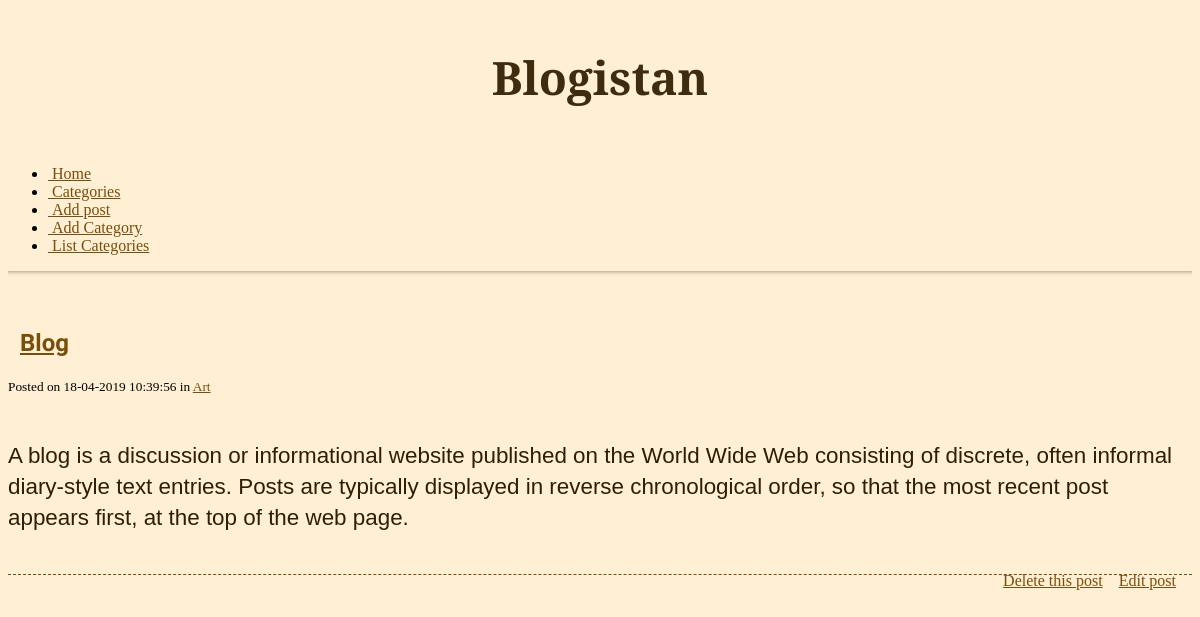
The page /index.php?id=41 on the database its author committed.
### tables this page shows
CREATE TABLE `posts` (
  `id` int(6) NOT NULL AUTO_INCREMENT,
  `cat_id` int(3) NOT NULL,
  `title` varchar(255) NOT NULL,
  `contents` text NOT NULL,
  `date_posted` datetime NOT NULL,
  PRIMARY KEY (`id`)
);

### resources/func/blog.php (called while the page is built, shortened)
<?php
function get_posts($id = null, $cat_id = null) {
	$conn = mysqli_connect('localhost', 'root', 'root','blog');
	$posts = array();
	$query = "SELECT posts.id AS post_id, categories.id AS category_id, title, contents, date_posted, categories.name FROM posts INNER JOIN categories ON categories.id = posts.cat_id ";
	if ( isset($id) ) {
		$id = (int) $id;
		$query .= " WHERE `posts` . `id` = {$id}";
	}
	$query .= " ORDER BY `posts` . `id` DESC";
	$resultSet = mysqli_query($conn,$query);
	while ($row = mysqli_fetch_assoc($resultSet) ) {
		$posts[] = $row;
	}
	return $posts;
}
function fun_get_category($id = null){
	$category = '';
	$conn = mysqli_connect('localhost', 'root', 'root', 'blog');
	$resultSet = mysqli_query($conn, " SELECT name FROM categories where `id` = ${id}");
	while ($row = mysqli_fetch_assoc($resultSet)) {
		$category .= $row['name'];
	}
	return $category;
}

### index.php (the view, shortened to what this page needs)
<?php
$posts = get_posts(((isset($_GET['id'])) ? $_GET['id'] : null));
?>
<!DOCTYPE html>
<html lang="en">
<head>
	<?php include "includes/_head.php" ?>
</head>
<body>
	<div class="container">
		<div class="row">
			<div class="span6 offset3">
				<h1>Blogistan</h1>
				<br>
				<?php include "includes/_nav.php" ?>
				<hr>
				<br>
				<?php
				foreach ( $posts as $post ) {
					if ( ! category_exists('name', $post ['name'] ) ){
						$post['name'] = 'Uncategorised';
					}
					?>
					<div class="post">
						<h2><i class="icon-quote-left">&nbsp;&nbsp;</i><a href="index.php?id=<?php echo $post['post_id']; ?>"><?php echo $post['title']; ?></a></h2>
						<small> Posted on <?php echo date('d-m-Y h:i:s', strtotime($post['date_posted'])); ?>
							in <a href="category.php?id=
								<?php echo $post['category_id']; ?>">
								<?php
									$cat = fun_get_category($post['category_id']);
									echo $cat;
								?>
							</a>
						</small>
						<p class="post-content"><?php
							if(isset($_GET['id'])){
								echo nl2br($post['contents']);
							}
							else	echo substr(nl2br($post['contents']),0,60)."...";
						?></p>
						<div class="post-functions">
							<ul>
								<li><a href="delete_post.php?id=<?php echo $post["post_id"]; ?>">Delete this post</a></li>
								<li><a href="edit_post.php?id=<?php echo $post['post_id']; ?>"> Edit post</a></li>
							</ul>
						</div>
						<br />
					</div>
					<?php
				}
				?>
			</div>
		</div>
	</div>
</body>
</html>

### css/main.css (style rules this page uses)
body { background-color: rgb(255, 239, 212); }
hr { height: 12px; border: 0; box-shadow: inset 0 12px 5px -12px rgba(0, 0, 0, 0.5); }
h1 { text-align: center; margin: 1em 0 0.5em 0; font-family: 'Alegreya', sans-serif; font-size: 46px; color: rgb(63, 44, 14); }
h2,h3 { font-family: 'Acme'; }
a { color: rgb(121, 78, 10); }
.post { margin-bottom: 1.5em; border-bottom: 1px dashed rgb(121, 78, 10); }
.post-content { padding-top: 1em; font-size: 1.4em; line-height: 1.4em; font-family: 'Arial'; color:rgb(48, 30, 0); }
.post-functions ul { float: right; }
.post-functions li { display: block; float: left; padding-right: 1em; }

### rows shown on the page
posts: title "Blog", date_posted "18-04-2019 10:39:56", cat "Art", contents "A blog is a discussion or informational website published on the World Wide Web consisting of discrete, often informal diary-style text entries. Posts are typically displayed in reverse chronological order, so that the most recent post appears first, at the top of the web page."
